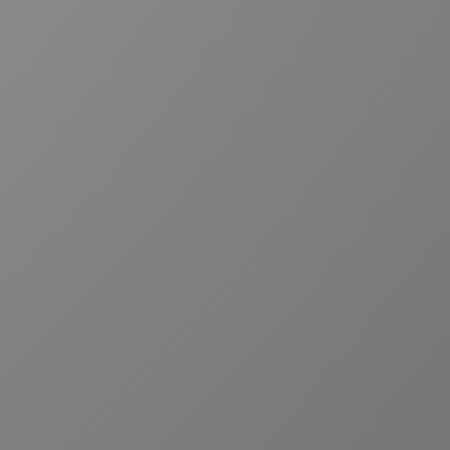
Frame 1 (no input)
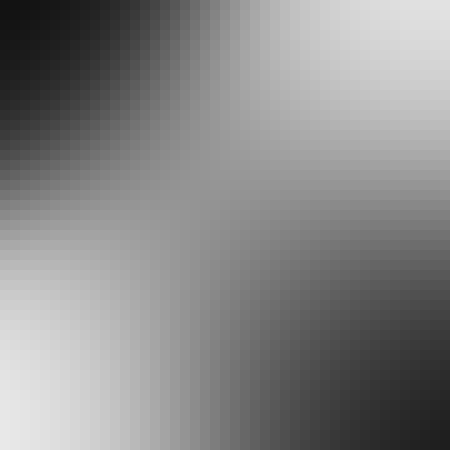
Frame 60 (no input)
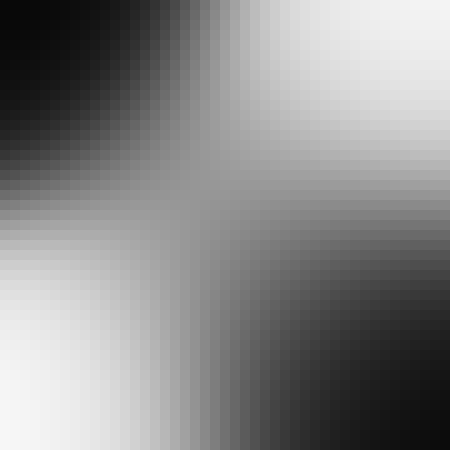
Frame 120 (the mouse pressed at the canvas centre since frame 60)

The p5.js sketch that drew these frames (run headless with seeded random() and noise() and a simulated clock; from frame 60 on, the mouse is pressed at the canvas centre):

// p5.js sketch
// ── sketch.js
// Daniel Shiffman
// http://codingtra.in

// XOR
// https://youtu.be/188B6k_F9jU

// Neural Network Library
// https://github.com/CodingTrain/Toy-Neural-Network-JS

let nn;
let lr_slider;

let training_data = [{
    inputs: [0, 0],
    outputs: [0]
  },
  {
    inputs: [0, 1],
    outputs: [1]
  },
  {
    inputs: [1, 0],
    outputs: [1]
  },
  {
    inputs: [1, 1],
    outputs: [0]
  }
];

function setup() {
  createCanvas(450, 450);
  nn = new NeuralNetwork(2,16,1);
  lr_slider = createSlider(0.01, 0.5, 0.1, 0.01);

}

function draw() {
  background(88, 196, 162);

  for (let i = 0; i < 100; i++) {
    let data = random(training_data);
    nn.train(data.inputs, data.outputs);
  }

  nn.setLearningRate(lr_slider.value());

  let resolution = 10;
  let cols = width / resolution;
  let rows = height / resolution;
  for (let i = 0; i < cols; i++) {
    for (let j = 0; j < rows; j++) {
      let x1 = i / cols;
      let x2 = j / rows;
      let inputs = [x1, x2];
      let y = nn.predict(inputs);
      noStroke();
      fill(y * 255);
      rect(i * resolution, j * resolution, resolution, resolution);
    }
  }



}

// ── matrix.js
// https://github.com/CodingTrain/Toy-Neural-Network-JS

class Matrix {
  constructor(rows, cols) {
    this.rows = rows;
    this.cols = cols;
    this.data = Array(this.rows).fill().map(() => Array(this.cols).fill(0));
  }

  static fromArray(arr) {
    return new Matrix(arr.length, 1).map((e, i) => arr[i]);
  }

  static subtract(a, b) {
    if (a.rows !== b.rows || a.cols !== b.cols) {
      console.log('Columns and Rows of A must match Columns and Rows of B.');
      return;
    }

    // Return a new Matrix a-b
    return new Matrix(a.rows, a.cols)
      .map((_, i, j) => a.data[i][j] - b.data[i][j]);
  }

  toArray() {
    let arr = [];
    for (let i = 0; i < this.rows; i++) {
      for (let j = 0; j < this.cols; j++) {
        arr.push(this.data[i][j]);
      }
    }
    return arr;
  }

  randomize() {
    return this.map(e => Math.random() * 2 - 1);
  }

  add(n) {
    if (n instanceof Matrix) {
      if (this.rows !== n.rows || this.cols !== n.cols) {
        console.log('Columns and Rows of A must match Columns and Rows of B.');
        return;
      }
      return this.map((e, i, j) => e + n.data[i][j]);
    } else {
      return this.map(e => e + n);
    }
  }

  static transpose(matrix) {
    return new Matrix(matrix.cols, matrix.rows)
      .map((_, i, j) => matrix.data[j][i]);
  }

  static multiply(a, b) {
    // Matrix product
    if (a.cols !== b.rows) {
      console.log('Columns of A must match rows of B.')
      return;
    }

    return new Matrix(a.rows, b.cols)
      .map((e, i, j) => {
        // Dot product of values in col
        let sum = 0;
        for (let k = 0; k < a.cols; k++) {
          sum += a.data[i][k] * b.data[k][j];
        }
        return sum;
      });
  }

  multiply(n) {
    if (n instanceof Matrix) {
      if (this.rows !== n.rows || this.cols !== n.cols) {
        console.log('Columns and Rows of A must match Columns and Rows of B.');
        return;
      }

      // hadamard product
      return this.map((e, i, j) => e * n.data[i][j]);
    } else {
      // Scalar product
      return this.map(e => e * n);
    }
  }

  map(func) {
    // Apply a function to every element of matrix
    for (let i = 0; i < this.rows; i++) {
      for (let j = 0; j < this.cols; j++) {
        let val = this.data[i][j];
        this.data[i][j] = func(val, i, j);
      }
    }
    return this;
  }

  static map(matrix, func) {
    // Apply a function to every element of matrix
    return new Matrix(matrix.rows, matrix.cols)
      .map((e, i, j) => func(matrix.data[i][j], i, j));
  }

  print() {
    console.table(this.data);
    return this;
  }

  serialize() {
    return JSON.stringify(this);
  }

  static deserialize(data) {
    if (typeof data == 'string') {
      data = JSON.parse(data);
    }
    let matrix = new Matrix(data.rows, data.cols);
    matrix.data = data.data;
    return matrix;
  }
}

if (typeof module !== 'undefined') {
  module.exports = Matrix;
}

// ── nn.js
// https://github.com/CodingTrain/Toy-Neural-Network-JS

class ActivationFunction {
  constructor(func, dfunc) {
    this.func = func;
    this.dfunc = dfunc;
  }
}

let sigmoid = new ActivationFunction(
  x => 1 / (1 + Math.exp(-x)),
  y => y * (1 - y)
);

let tanh = new ActivationFunction(
  x => Math.tanh(x),
  y => 1 - (y * y)
);


class NeuralNetwork {
  constructor(input_nodes, hidden_nodes, output_nodes) {
    this.input_nodes = input_nodes;
    this.hidden_nodes = hidden_nodes;
    this.output_nodes = output_nodes;

    this.weights_ih = new Matrix(this.hidden_nodes, this.input_nodes);
    this.weights_ho = new Matrix(this.output_nodes, this.hidden_nodes);
    this.weights_ih.randomize();
    this.weights_ho.randomize();

    this.bias_h = new Matrix(this.hidden_nodes, 1);
    this.bias_o = new Matrix(this.output_nodes, 1);
    this.bias_h.randomize();
    this.bias_o.randomize();
    this.setLearningRate();

    this.setActivationFunction();

  }

  predict(input_array) {

    // Generating the Hidden Outputs
    let inputs = Matrix.fromArray(input_array);
    let hidden = Matrix.multiply(this.weights_ih, inputs);
    hidden.add(this.bias_h);
    // activation function!
    hidden.map(this.activation_function.func);

    // Generating the output's output!
    let output = Matrix.multiply(this.weights_ho, hidden);
    output.add(this.bias_o);
    output.map(this.activation_function.func);

    // Sending back to the caller!
    return output.toArray();
  }

  setLearningRate(learning_rate = 0.1) {
    this.learning_rate = learning_rate;
  }

  setActivationFunction(func = sigmoid) {
    this.activation_function = func;
  }

  train(input_array, target_array) {
    // Generating the Hidden Outputs
    let inputs = Matrix.fromArray(input_array);
    let hidden = Matrix.multiply(this.weights_ih, inputs);
    hidden.add(this.bias_h);
    // activation function!
    hidden.map(this.activation_function.func);

    // Generating the output's output!
    let outputs = Matrix.multiply(this.weights_ho, hidden);
    outputs.add(this.bias_o);
    outputs.map(this.activation_function.func);

    // Convert array to matrix object
    let targets = Matrix.fromArray(target_array);

    // Calculate the error
    // ERROR = TARGETS - OUTPUTS
    let output_errors = Matrix.subtract(targets, outputs);

    // let gradient = outputs * (1 - outputs);
    // Calculate gradient
    let gradients = Matrix.map(outputs, this.activation_function.dfunc);
    gradients.multiply(output_errors);
    gradients.multiply(this.learning_rate);


    // Calculate deltas
    let hidden_T = Matrix.transpose(hidden);
    let weight_ho_deltas = Matrix.multiply(gradients, hidden_T);

    // Adjust the weights by deltas
    this.weights_ho.add(weight_ho_deltas);
    // Adjust the bias by its deltas (which is just the gradients)
    this.bias_o.add(gradients);

    // Calculate the hidden layer errors
    let who_t = Matrix.transpose(this.weights_ho);
    let hidden_errors = Matrix.multiply(who_t, output_errors);

    // Calculate hidden gradient
    let hidden_gradient = Matrix.map(hidden, this.activation_function.dfunc);
    hidden_gradient.multiply(hidden_errors);
    hidden_gradient.multiply(this.learning_rate);

    // Calcuate input->hidden deltas
    let inputs_T = Matrix.transpose(inputs);
    let weight_ih_deltas = Matrix.multiply(hidden_gradient, inputs_T);

    this.weights_ih.add(weight_ih_deltas);
    // Adjust the bias by its deltas (which is just the gradients)
    this.bias_h.add(hidden_gradient);

    // outputs.print();
    // targets.print();
    // error.print();
  }

  serialize() {
    return JSON.stringify(this);
  }

  static deserialize(data) {
    if (typeof data == 'string') {
      data = JSON.parse(data);
    }
    let nn = new NeuralNetwork(data.input_nodes, data.hidden_nodes, data.output_nodes);
    nn.weights_ih = Matrix.deserialize(data.weights_ih);
    nn.weights_ho = Matrix.deserialize(data.weights_ho);
    nn.bias_h = Matrix.deserialize(data.bias_h);
    nn.bias_o = Matrix.deserialize(data.bias_o);
    nn.learning_rate = data.learning_rate;
    return nn;
  }

}
